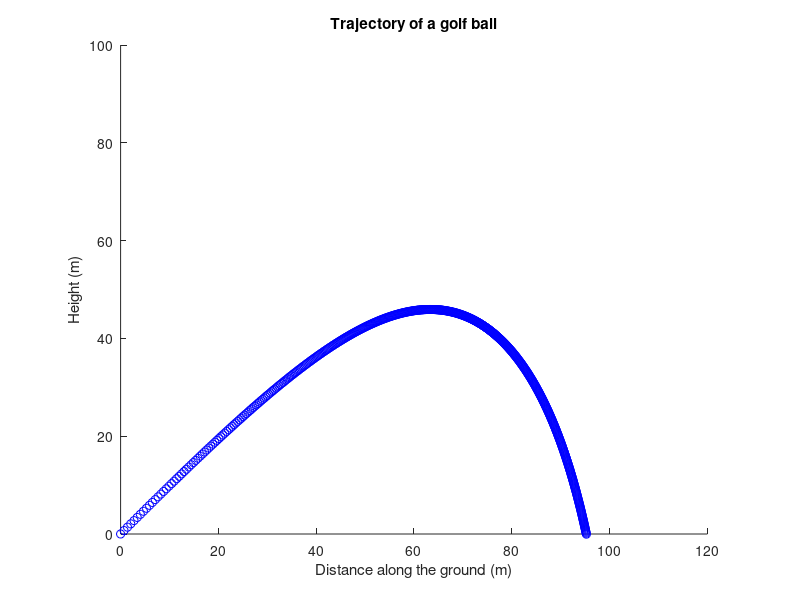

The MATLAB source for this figure:
% Script golfBallSol
% Simulate the trajectory of a golf ball.  Units are meters and seconds.
% The initial launch angle phi should be >0 and <=pi/2.
% Set up figure window
close all         % Close all previous figure windows
figure            % Start a new figure window
hold on           % Keep the same set of axes (multiple plots on same axes)
axis equal        % unit lengths on x- and y-axis are equal
axis([0 120 0 100])  % x-axis limits [0,120], y-axis limits [0,100]
xlabel('Distance along the ground (m)')
ylabel('Height (m)')
title('Trajectory of a golf ball')
% Constant
g= 9.81;  % Gravitational constant
%%% Do not change the code above %%%
%%%%%%%%%%%%%%%%%%%%%%%%%%%%%%%%%%%%
%%% Modify the code below %%%%%%%%%%
% Parameters and Initial conditions
% DO NOT CHANGE these five variable NAMES, but you can experiment with
% different values.
k= 0.02;       % friction coefficient, 0<=k<1
dt= 0.01;      % size of time step
maxTime= 10;   % maximum duration of simulation
phi= pi/4;     % launch angle in radians, >0 and <=pi/2
v= 100;        % launch velocity
% Initial values for simulation
vx= v*cos(phi);
vy= v*sin(phi);
x= 0;
y= 0;
t= 0;
plot(x,y,'bo')
% Simulate trajectory until golf ball lands
ynew= 1;             % initialzed to enter loop
check4MaxHeight= 1;  % check for maximum height obtained 
while ynew>0 && t<maxTime
    rootTerm= sqrt(vx^2 + vy^2);
    vxnew= vx - dt*k*vx*rootTerm;
    vynew= vy - dt*(k*vy*rootTerm + g);
    xnew= x + vx*dt;
    ynew= y + vy*dt;
    t= t+dt;
    plot(xnew,ynew,'bo')
    pause(.01)
    % Check for max height
    if check4MaxHeight && ynew<y
        ascendTime= t;
        check4MaxHeight= 0;
    end 
    % Updates
    vx= vxnew;
    vy= vynew;
    x= xnew;
    y= ynew;
end
% Store final values
if check4MaxHeight  % maxTime is so short that the max possible height
                    % was not reached before simulation stopped
    ascendTime= t;
end
descendTime= t - ascendTime;
%%%% Answers to questions asked in project %%%%
% 1. pi/6 results in longest range.
% 2. The flight time is longer when launch angle is bigger.
% 3. When k=0 the trajectory is a parabola.
%%%%%%%%%%%%%%%%%%%%%%%%%%%%%%%%%%%%
%%% Do not modify the code below %%%
hold off
fprintf('Horizontal distance traveled is %.2fm\n',x)
fprintf('Time of simulated trajectory is %.2fs ', t)
fprintf('(%.2fs ascending, %.2fs descending)\n', ascendTime,descendTime)
fprintf('Last computed y value (height from ground) is %.2fm\n\n', y)
    